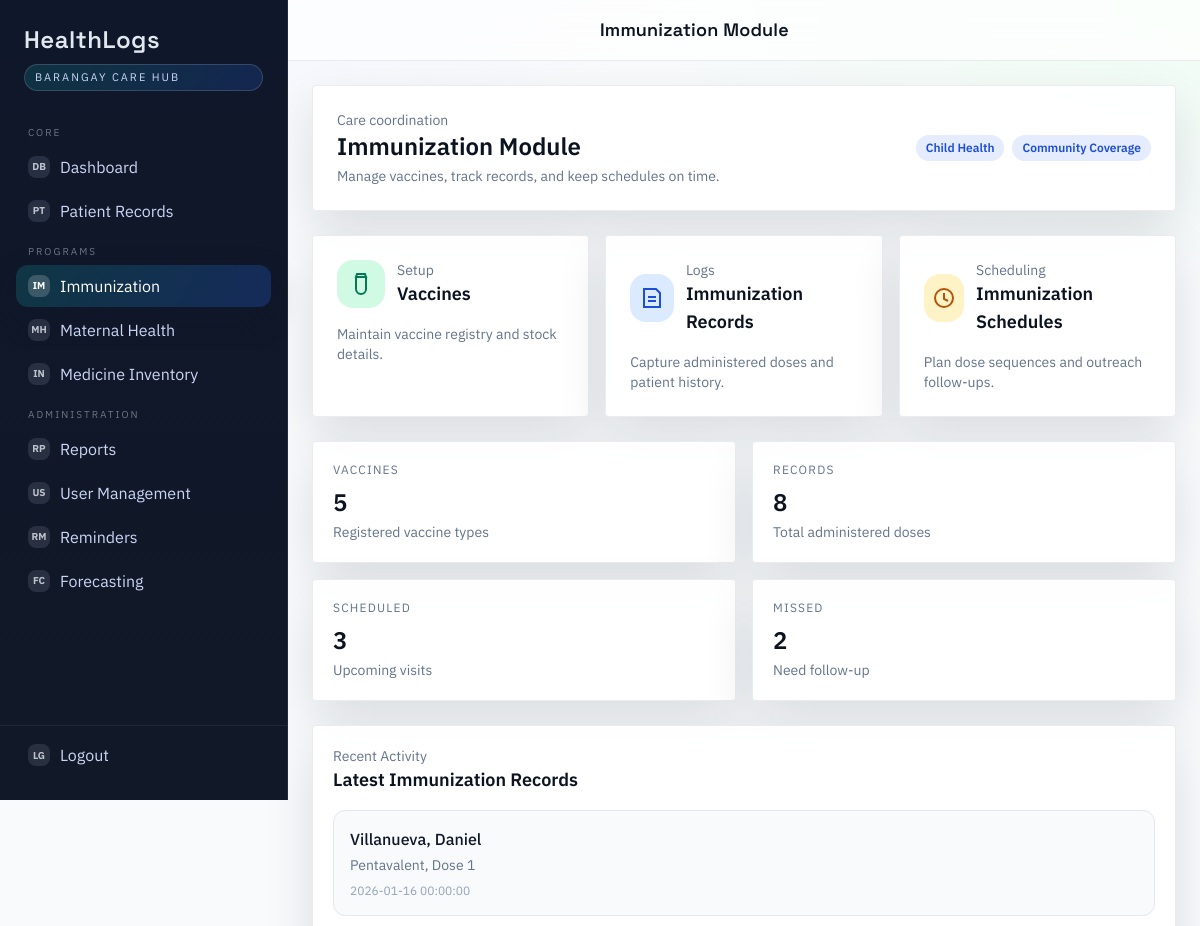
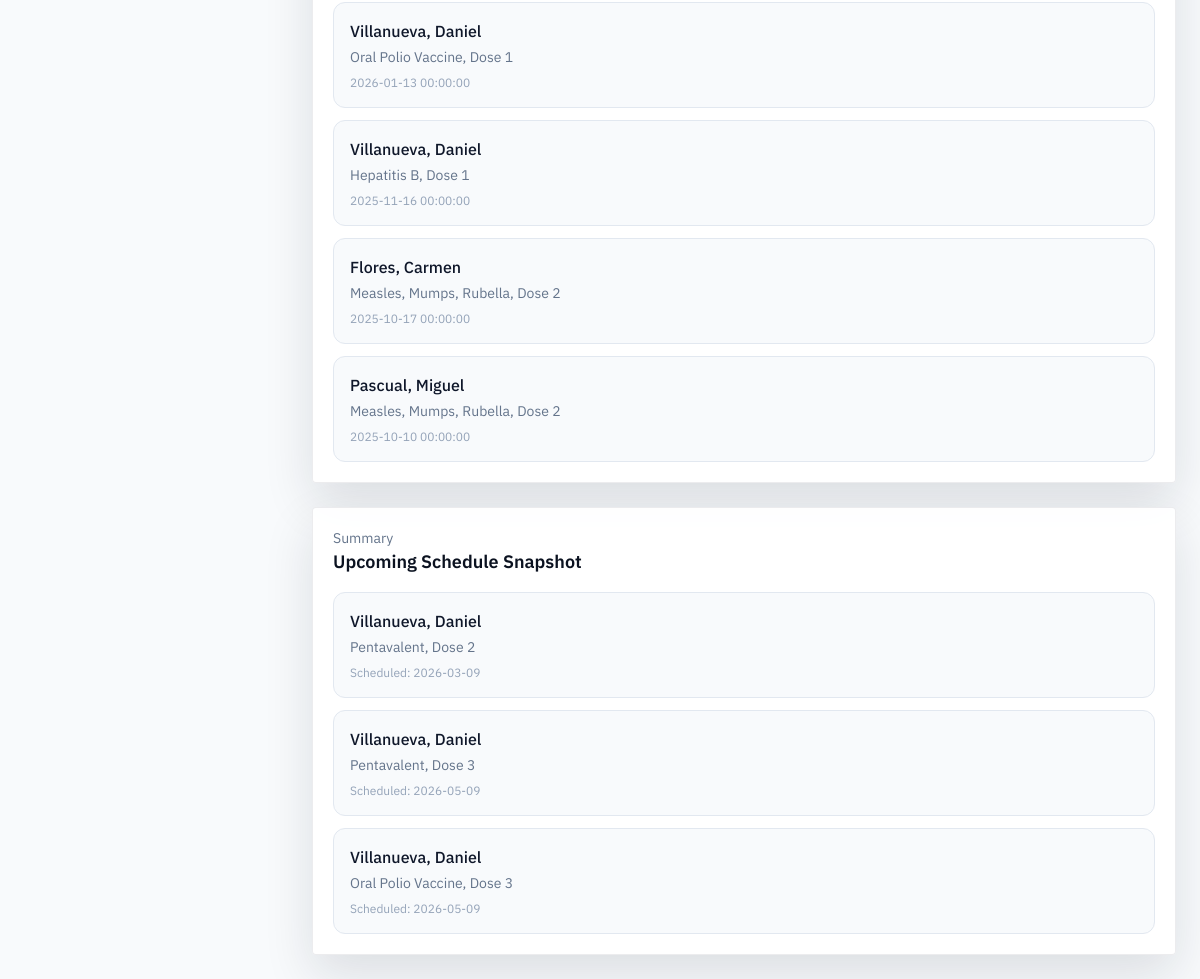
Page /public/immunization.php (signed in) on the committed database (2 pictures, top to bottom).
### tables this page shows
CREATE TABLE `immunization_records` (
  `id` bigint(20) UNSIGNED NOT NULL,
  `patient_id` bigint(20) UNSIGNED NOT NULL,
  `vaccine_id` int(10) UNSIGNED NOT NULL,
  `dose_no` int(10) UNSIGNED NOT NULL,
  `administered_on` date NOT NULL,
  `administered_at` datetime NOT NULL,
  `lot_no` varchar(60) DEFAULT NULL,
  `administered_by` int(10) UNSIGNED DEFAULT NULL,
  `notes` text DEFAULT NULL,
  `created_at` datetime NOT NULL DEFAULT current_timestamp()
);

CREATE TABLE `patients` (
  `id` bigint(20) UNSIGNED NOT NULL,
  `household_id` bigint(20) UNSIGNED DEFAULT NULL,
  `philhealth_no` varchar(30) DEFAULT NULL,
  `national_id` varchar(30) DEFAULT NULL,
  `first_name` varchar(80) NOT NULL,
  `middle_name` varchar(80) DEFAULT NULL,
  `last_name` varchar(80) NOT NULL,
  `suffix` varchar(10) DEFAULT NULL,
  `sex` enum('male','female') NOT NULL,
  `birth_date` date NOT NULL,
  `blood_type` varchar(5) DEFAULT NULL,
  `contact_no` varchar(30) DEFAULT NULL,
  `email` varchar(120) DEFAULT NULL,
  `address_line` varchar(255) DEFAULT NULL,
  `barangay` varchar(120) NOT NULL,
  `status` enum('active','inactive','deceased') NOT NULL DEFAULT 'active',
  `created_at` datetime NOT NULL DEFAULT current_timestamp(),
  `updated_at` datetime DEFAULT NULL ON UPDATE current_timestamp()
);

CREATE TABLE `vaccines` (
  `id` int(10) UNSIGNED NOT NULL,
  `name` varchar(120) NOT NULL,
  `code` varchar(40) NOT NULL,
  `recommended_min_age_months` int(10) UNSIGNED DEFAULT NULL,
  `recommended_max_age_months` int(10) UNSIGNED DEFAULT NULL,
  `doses_required` int(10) UNSIGNED DEFAULT NULL,
  `created_at` datetime NOT NULL DEFAULT current_timestamp()
);

CREATE TABLE `immunization_schedule` (
  `id` bigint(20) UNSIGNED NOT NULL,
  `patient_id` bigint(20) UNSIGNED NOT NULL,
  `vaccine_id` int(10) UNSIGNED NOT NULL,
  `dose_no` int(10) UNSIGNED NOT NULL,
  `scheduled_date` date NOT NULL,
  `status` enum('scheduled','completed','missed','cancelled') NOT NULL DEFAULT 'scheduled',
  `created_at` datetime NOT NULL DEFAULT current_timestamp(),
  `updated_at` datetime DEFAULT NULL ON UPDATE current_timestamp()
);

### public/partials/bootstrap.php (called while the page is built, shortened)
<?php
if (!function_exists('h')) {
    function h($value): string {
        return htmlspecialchars((string)$value, ENT_QUOTES, 'UTF-8');
    }
}

### public/immunization.php (the view, shortened to what this page needs)
<?php
require __DIR__ . '/partials/header.php';
$immunizationSummary = [
    'vaccines' => 0,
    'records' => 0,
    'scheduled' => 0,
    'missed' => 0,
];
$recentRecords = [];
$upcomingSchedules = [];
try {
    $immunizationSummary['vaccines'] = (int)$pdo->query("SELECT COUNT(*) FROM vaccines")->fetchColumn();
    $immunizationSummary['records'] = (int)$pdo->query("SELECT COUNT(*) FROM immunization_records")->fetchColumn();
    $immunizationSummary['scheduled'] = (int)$pdo->query("SELECT COUNT(*) FROM immunization_schedule WHERE status = 'scheduled'")->fetchColumn();
    $immunizationSummary['missed'] = (int)$pdo->query("SELECT COUNT(*) FROM immunization_schedule WHERE status = 'missed'")->fetchColumn();
    $recentRecords = $pdo->query("
        SELECT r.administered_at, r.dose_no, p.first_name, p.last_name, v.name AS vaccine_name
        FROM immunization_records r
        JOIN patients p ON p.id = r.patient_id
        JOIN vaccines v ON v.id = r.vaccine_id
        ORDER BY r.administered_at DESC
        LIMIT 5
    ")->fetchAll();
    $upcomingSchedules = $pdo->query("
        SELECT s.scheduled_date, s.dose_no, p.first_name, p.last_name, v.name AS vaccine_name
        FROM immunization_schedule s
        JOIN patients p ON p.id = s.patient_id
        JOIN vaccines v ON v.id = s.vaccine_id
        WHERE s.status = 'scheduled'
        ORDER BY s.scheduled_date ASC
        LIMIT 5
    ")->fetchAll();
} catch (Throwable $e) {
}
?>
<div class="bg-white p-6 rounded shadow">
  <div class="flex flex-col gap-3 md:flex-row md:items-center md:justify-between">
    <div>
      <div class="text-sm text-slate-500">Care coordination</div>
      <div class="text-2xl font-semibold">Immunization Module</div>
      <p class="text-sm text-slate-500 mt-1">Manage vaccines, track records, and keep schedules on time.</p>
    </div>
    <div class="flex items-center gap-2">
      <span class="app-chip">Child Health</span>
      <span class="app-chip">Community Coverage</span>
    </div>
  </div>
</div>
<div class="grid grid-cols-1 md:grid-cols-3 gap-4 mt-6">
  <a class="bg-white p-6 rounded shadow block hover:-translate-y-0.5 transition" href="/HealthLogs/public/immunization/vaccines/index.php">
    <div class="flex items-center gap-3">
      <span class="h-12 w-12 rounded-2xl bg-emerald-100 text-emerald-700 flex items-center justify-center">
        <svg class="w-6 h-6" viewBox="0 0 24 24" fill="none" stroke="currentColor" stroke-width="2">
          <path d="M8 2h8l1 3H7l1-3Z"></path>
          <path d="M7 5h10v12a5 5 0 0 1-10 0V5Z"></path>
        </svg>
      </span>
      <div>
        <div class="text-sm text-slate-500">Setup</div>
        <div class="text-lg font-semibold">Vaccines</div>
      </div>
    </div>
    <p class="text-sm text-slate-500 mt-4">Maintain vaccine registry and stock details.</p>
  </a>
  <a class="bg-white p-6 rounded shadow block hover:-translate-y-0.5 transition" href="/HealthLogs/public/immunization/records/index.php">
    <div class="flex items-center gap-3">
      <span class="h-12 w-12 rounded-2xl bg-blue-100 text-blue-700 flex items-center justify-center">
        <svg class="w-6 h-6" viewBox="0 0 24 24" fill="none" stroke="currentColor" stroke-width="2">
          <path d="M8 3h8l4 4v14H4V3h4Z"></path>
          <path d="M8 11h8"></path>
          <path d="M8 15h8"></path>
        </svg>
      </span>
      <div>
        <div class="text-sm text-slate-500">Logs</div>
        <div class="text-lg font-semibold">Immunization Records</div>
      </div>
    </div>
    <p class="text-sm text-slate-500 mt-4">Capture administered doses and patient history.</p>
  </a>
  <a class="bg-white p-6 rounded shadow block hover:-translate-y-0.5 transition" href="/HealthLogs/public/immunization/schedules/index.php">
    <div class="flex items-center gap-3">
      <span class="h-12 w-12 rounded-2xl bg-amber-100 text-amber-700 flex items-center justify-center">
        <svg class="w-6 h-6" viewBox="0 0 24 24" fill="none" stroke="currentColor" stroke-width="2">
          <circle cx="12" cy="12" r="9"></circle>
          <path d="M12 7v6l4 2"></path>
        </svg>
      </span>
      <div>
        <div class="text-sm text-slate-500">Scheduling</div>
        <div class="text-lg font-semibold">Immunization Schedules</div>
      </div>
    </div>
    <p class="text-sm text-slate-500 mt-4">Plan dose sequences and outreach follow-ups.</p>
  </a>
</div>
<div class="grid grid-cols-1 md:grid-cols-2 xl:grid-cols-4 gap-4 mt-6">
  <div class="bg-white p-5 rounded shadow">
    <div class="text-xs uppercase tracking-widest text-slate-500">Vaccines</div>
    <div class="text-2xl font-semibold mt-2"><?= h(number_format($immunizationSummary['vaccines'])) ?></div>
    <div class="text-sm text-slate-500 mt-1">Registered vaccine types</div>
  </div>
  <div class="bg-white p-5 rounded shadow">
    <div class="text-xs uppercase tracking-widest text-slate-500">Records</div>
    <div class="text-2xl font-semibold mt-2"><?= h(number_format($immunizationSummary['records'])) ?></div>
    <div class="text-sm text-slate-500 mt-1">Total administered doses</div>
  </div>
  <div class="bg-white p-5 rounded shadow">
    <div class="text-xs uppercase tracking-widest text-slate-500">Scheduled</div>
    <div class="text-2xl font-semibold mt-2"><?= h(number_format($immunizationSummary['scheduled'])) ?></div>
    <div class="text-sm text-slate-500 mt-1">Upcoming visits</div>
  </div>
  <div class="bg-white p-5 rounded shadow">
    <div class="text-xs uppercase tracking-widest text-slate-500">Missed</div>
    <div class="text-2xl font-semibold mt-2"><?= h(number_format($immunizationSummary['missed'])) ?></div>
    <div class="text-sm text-slate-500 mt-1">Need follow-up</div>
  </div>
</div>
<div class="grid grid-cols-1 xl:grid-cols-2 gap-6 mt-6">
  <div class="bg-white p-5 rounded shadow">
    <div class="text-sm text-slate-500">Recent Activity</div>
    <div class="text-lg font-semibold">Latest Immunization Records</div>
    <div class="mt-4 space-y-3">
      <?php if (empty($recentRecords)): ?>
        <div class="text-sm text-slate-500">No recent immunization records.</div>
      <?php else: ?>
        <?php foreach ($recentRecords as $record): ?>
          <div class="rounded-xl border border-slate-200 bg-slate-50 p-4">
            <div class="font-medium text-slate-900"><?= h($record['last_name'] . ', ' . $record['first_name']) ?></div>
            <div class="text-sm text-slate-500 mt-1"><?= h($record['vaccine_name']) ?>, Dose <?= h($record['dose_no']) ?></div>
            <div class="text-xs text-slate-400 mt-2"><?= h($record['administered_at']) ?></div>
          </div>
        <?php endforeach; ?>
      <?php endif; ?>
    </div>
  </div>
  <div class="bg-white p-5 rounded shadow">
    <div class="text-sm text-slate-500">Summary</div>
    <div class="text-lg font-semibold">Upcoming Schedule Snapshot</div>
    <div class="mt-4 space-y-3">
      <?php if (empty($upcomingSchedules)): ?>
        <div class="text-sm text-slate-500">No upcoming immunization schedules.</div>
      <?php else: ?>
        <?php foreach ($upcomingSchedules as $schedule): ?>
          <div class="rounded-xl border border-slate-200 bg-slate-50 p-4">
            <div class="font-medium text-slate-900"><?= h($schedule['last_name'] . ', ' . $schedule['first_name']) ?></div>
            <div class="text-sm text-slate-500 mt-1"><?= h($schedule['vaccine_name']) ?>, Dose <?= h($schedule['dose_no']) ?></div>
            <div class="text-xs text-slate-400 mt-2">Scheduled: <?= h($schedule['scheduled_date']) ?></div>
          </div>
        <?php endforeach; ?>
      <?php endif; ?>
    </div>
  </div>
</div>
<?php require __DIR__ . '/partials/footer.php'; ?>

### rows in the picture
immunization_records: patient.first_name "Villanueva, Daniel", vaccine.name "Pentavalent", dose_no "1", administered_at "2026-01-16 00:00:00"
immunization_records: patient.first_name "Villanueva, Daniel", vaccine.name "Oral Polio Vaccine", dose_no "1", administered_at "2026-01-13 00:00:00"
immunization_records: patient.first_name "Villanueva, Daniel", vaccine.name "Hepatitis B", dose_no "1", administered_at "2025-11-16 00:00:00"
immunization_records: patient.first_name "Flores, Carmen", vaccine.name "Measles, Mumps, Rubella", dose_no "2", administered_at "2025-10-17 00:00:00"
immunization_records: patient.first_name "Pascual, Miguel", vaccine.name "Measles, Mumps, Rubella", dose_no "2", administered_at "2025-10-10 00:00:00"
immunization_schedule: patient.first_name "Villanueva, Daniel", vaccine.name "Pentavalent", dose_no "2", scheduled_date "2026-03-09"
immunization_schedule: patient.first_name "Villanueva, Daniel", vaccine.name "Pentavalent", dose_no "3", scheduled_date "2026-05-09"
immunization_schedule: patient.first_name "Villanueva, Daniel", vaccine.name "Oral Polio Vaccine", dose_no "3", scheduled_date "2026-05-09"

### other values in the picture
$pageTitle "Immunization Module"
$immunizationSummary['vaccines'] "5"
$immunizationSummary['records'] "8"
$immunizationSummary['scheduled'] "3"
$immunizationSummary['missed'] "2"
